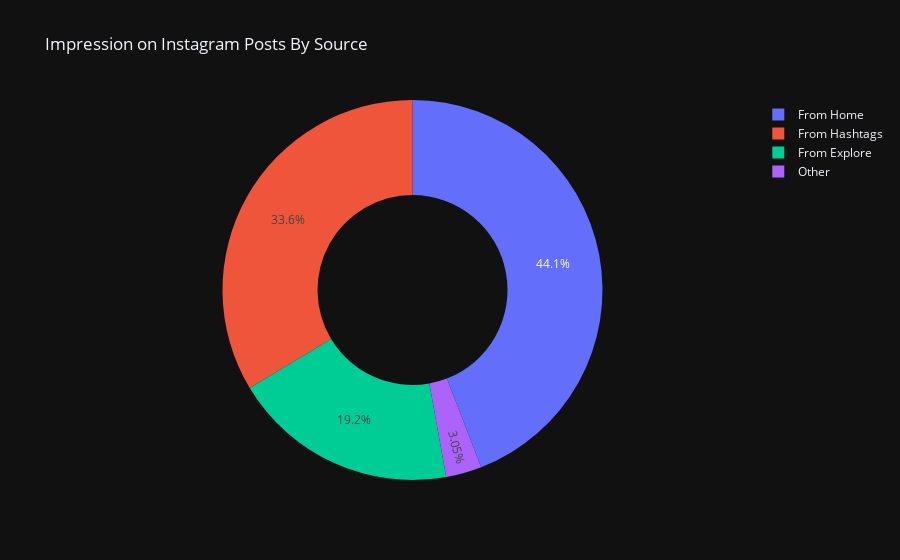

Notebook cell for this chart:
### Code cell
home = df["From Home"].sum()
hashtags = df["From Hashtags"].sum()
explore = df["From Explore"].sum()
other = df["From Other"].sum()

labels = ['From Home','From Hashtags','From Explore','Other']
values = [home, hashtags, explore, other]

fig = px.pie(df, values=values, names=labels, 
             title = 'Impression on Instagram Posts By Source', hole = 0.5)
fig.show()

### Figure 1 — Plotly figure (JSON) as saved in the notebook; plotly's stock layout.template omitted (floating-point values rounded to 4 significant figures)
{"data": [{"domain": {"x": [0, 1], "y": [0, 1]}, "hole": 0.5, "hovertemplate": "label=%{label}<br>value=%{value}<extra></extra>", "labels": ["From Home", "From Hashtags", "From Explore", "Other"], "legendgroup": "", "name": "", "showlegend": true, "type": "pie", "values": [294619, 224614, 128294, 20360]}], "layout": {"legend": {"tracegroupgap": 0}, "title": {"text": "Impression on Instagram Posts By Source"}}}
